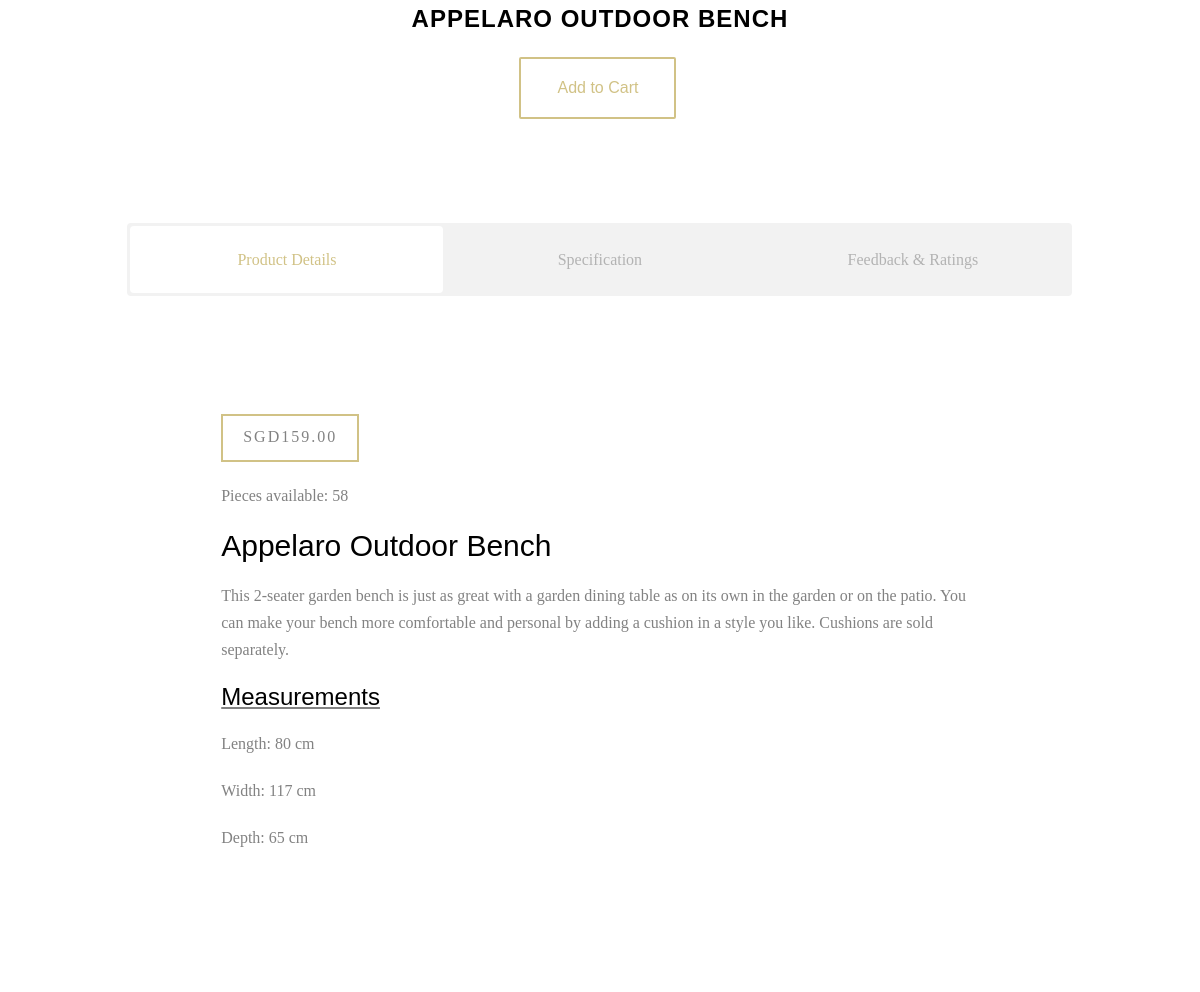
/product_details/1 (lower part), run on an earlier commit of the app's database.
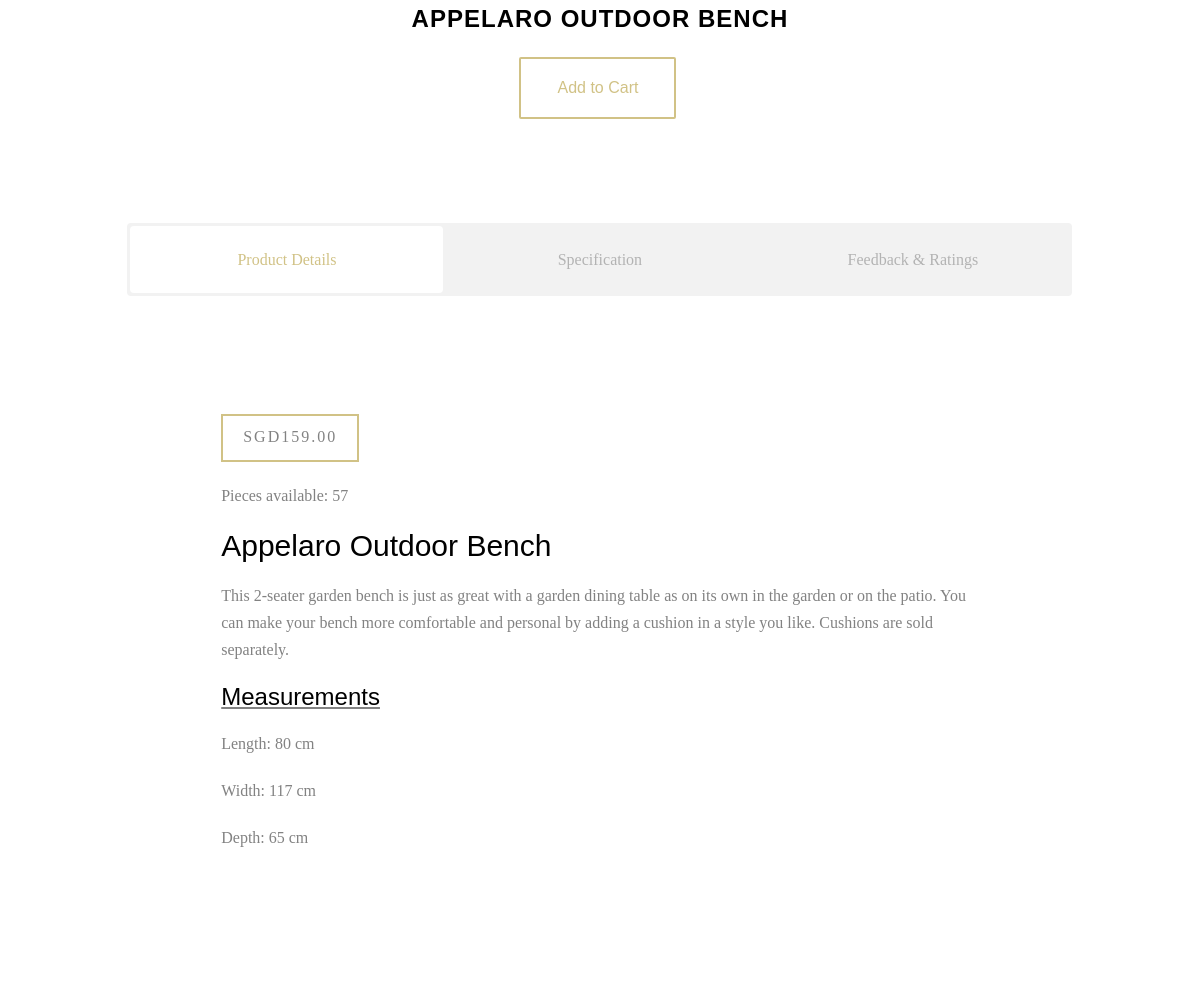
And on a later commit of the database.
### ecommercesite/database.py (models this page shows, shortened)
class Addproducts(db.Model):
    __searchable__ = ['name','description']
    id = db.Column(db.Integer, primary_key=True)
    name = db.Column(db.String(80), nullable=False)
    description = db.Column(db.Text, nullable=False)
    length = db.Column(db.Integer, nullable=False)
    width = db.Column(db.Integer, nullable=False)
    depth = db.Column(db.Integer, nullable=False)
    category_id = db.Column(db.Integer, db.ForeignKey('category.id'),nullable=False)
    category = db.relationship('Category',backref=db.backref('categories', lazy=True))
    price = db.Column(db.Numeric(10,2), nullable=False)
    stock = db.Column(db.Integer, nullable=False)
    pub_date = db.Column(db.DateTime, nullable=False,default=datetime.utcnow)
    image_1 = db.Column(db.String(150), nullable=False, default='product-single-1.jpg')
    image_2 = db.Column(db.String(150), nullable=False, default='product-single-2.jpg')
    image_3 = db.Column(db.String(150), nullable=False, default='product-single-3.jpg')
    image_4 = db.Column(db.String(150), nullable=False, default='product-single-4.jpg')
    image_5 = db.Column(db.String(150), nullable=False, default='product-single-5.jpg')

### ecommercesite/routes.py (the view)
@app.route('/product_details/<int:id>', methods=['GET', 'POST'])
def product_details(id):
    products = Addproducts.query.get_or_404(id)
    product_reviews = Review.query.filter_by(product_id=id)
    if current_user.is_authenticated:
        product_bought = Product_Bought.query.filter_by(user_id=current_user.id, product_id=id).first()
    else:
        product_bought = None
    form = AddReviewForm()
    if form.validate_on_submit():
        review = Review(user_review=form.review.data, product_id=id, author=current_user, rating=form.rating.data)
        db.session.add(review)
        db.session.commit()
        flash('Your review has been added!', 'success')
        return redirect(url_for('shop'))
    return render_template('product_details.html', title="Product Details", products=products, product_reviews=product_reviews ,form=form, product_bought=product_bought)

### ecommercesite/templates/product_details.html (shortened to what this page needs)
{% extends 'layout.html' %}
{% block content %}
<div id="fh5co-product">
    <div class="container">
        <div class="row">
            <div class="col-md-10 col-md-offset-1 animate-box">
                <div class="row animate-box">
                    <div class="col-md-8 col-md-offset-2 text-center fh5co-heading">
                        <h2>{{ products.name }}</h2>
                        {% if products.stock == 0 %}
                        <p>Out of Stock</p>
                        {% else %}
                        <p>
                            <a href="{{ url_for('add_to_cart', id=products.id)}}" class="btn btn-primary btn-outline btn-lg">Add to Cart</a>
                        </p>
                        {% endif %}
                    </div>
                </div>
            </div>
        </div>
        <div class="row">
            <div class="col-md-10 col-md-offset-1">
                <div class="fh5co-tabs animate-box">
                    <ul class="fh5co-tab-nav">
                        <li class="active"><a href="#" data-tab="1"><span class="icon visible-xs"></span><span class="hidden-xs">Product Details</span></a></li>
                        <li><a href="#" data-tab="2"><span class="icon visible-xs"></span><span class="hidden-xs">Specification</span></a></li>
                        <li><a href="#" data-tab="3"><span class="icon visible-xs"></span><span class="hidden-xs">Feedback &amp; Ratings</span></a></li>
                    </ul>
                    <div class="fh5co-tab-content-wrap">
                        <div class="fh5co-tab-content tab-content active" data-tab-content="1">
                            <div class="col-md-10 col-md-offset-1">
                                <span class="price">SGD{{ products.price }}</span>
                                <p> Pieces available: {{ products.stock }} </p>
                                <h2>{{ products.name }}</h2>
                                <p> {{ products.description }} </p>
                                <u><h3>Measurements</h3></u>
                                <p>Length: {{products.length}} cm</p>
                                <p>Width: {{products.width}} cm</p>
                                <p>Depth: {{products.depth}} cm</p>
                            </div>
                        </div>
                    </div>
                </div>
            </div>
        </div>
    </div>
</div>
{% endblock content %}

### ecommercesite/templates/layout.html (shortened to what this page needs)
<!DOCTYPE html>
<html>
	<head>
	<link rel="stylesheet" type="text/css" href="{{ url_for('static', filename='animate.css') }}">
	<link rel="stylesheet" type="text/css" href="{{ url_for('static', filename='icomoon.css') }}">
	<link rel="stylesheet" type="text/css" href="{{ url_for('static', filename='bootstrap.css') }}">
	<link rel="stylesheet" type="text/css" href="{{ url_for('static', filename='flexslider.css') }}">
	<link rel="stylesheet" type="text/css" href="{{ url_for('static', filename='owl.carousel.min.css') }}">
	<link rel="stylesheet" type="text/css" href="{{ url_for('static', filename='owl.theme.default.min.css') }}">
	<link rel="stylesheet" type="text/css" href="{{ url_for('static', filename='style.css') }}">
    </head>
    <body>
                <div>
                    {% block content %}
                    {% endblock content %}
                </div>
    </body>
</html>

### ecommercesite/static/style.css (style rules this page uses)
body { font-family: "Playfair Display", serif; font-weight: 400; font-size: 16px; line-height: 1.7; color: #828282; background: #fff; }
a { color: #d1c286; -webkit-transition: 0.5s; -o-transition: 0.5s; transition: 0.5s; }
p { margin-bottom: 20px; }
h1, h2, h3, h4, h5, h6, figure { color: #000; font-family: "Montserrat", Arial, sans-serif; font-weight: 400; margin: 0 0 20px 0; }
#fh5co-services, #fh5co-started, #fh5co-testimonial, #fh5co-started, #fh5co-product, #fh5co-about, #fh5co-contact, #fh5co-footer { padding: 7em 0; clear: both; }
.fh5co-tabs .fh5co-tab-nav { clear: both; margin: 0 0 3em 0; padding: 3px; float: left; width: 100%; background: #f2f2f2; -webkit-border-radius: 4px; -moz-border-radius: 4px; -ms-border-radius: 4px; border-radius: 4px; }
.fh5co-tabs .fh5co-tab-nav li { float: left; margin: 0; padding: 0; width: 33.33%; text-align: center; list-style: none; display: -moz-inline-stack; display: inline-block; zoom: 1; *display: inline; }
.fh5co-tabs .fh5co-tab-nav li a { padding: 20px; width: 100%; float: left; -webkit-border-radius: 4px; -moz-border-radius: 4px; -ms-border-radius: 4px; border-radius: 4px; color: #b3b3b3; }
.fh5co-tabs .fh5co-tab-nav li.active a { background: #fff; color: #d1c286; }
.fh5co-tabs .fh5co-tab-content-wrap { clear: both; position: relative; top: 70px; }
.fh5co-tabs .fh5co-tab-content-wrap .tab-content { position: absolute; top: 0; left: 0; width: 100%; opacity: 0; visibility: hidden; }
.fh5co-tabs .fh5co-tab-content-wrap .tab-content.active { opacity: 1; visibility: visible; }
.fh5co-tabs .fh5co-tab-content-wrap .tab-content .price { letter-spacing: 2px; border: 2px solid #d1c286; display: inline-block; margin-bottom: 20px; padding: 7px 20px 10px 20px; }
.fh5co-heading { margin-bottom: 5em; }
.fh5co-heading h2 { font-size: 24px; margin-bottom: 20px; line-height: 1.5; font-weight: bold; text-transform: uppercase; letter-spacing: 1px; color: #000; }
.fh5co-heading p { font-size: 18px; line-height: 1.5; color: #828282; }
.btn { margin-right: 4px; margin-bottom: 4px; font-family: "Montserrat", Arial, sans-serif; font-size: 16px; font-weight: 400; -webkit-border-radius: 2px; -moz-border-radius: 2px; -ms-border-radius: 2px; border-radius: 2px; -webkit-transition: 0.5s; -o-transition: 0.5s; transition: 0.5s; padding: 8px 20px; }
.btn.btn-lg { padding: 18px 36px !important; }
.btn-primary { background: #d1c286; color: #fff; border: 2px solid #d1c286; }
.btn-primary.btn-outline { background: transparent; color: #d1c286; border: 2px solid #d1c286; }
.btn-outline { background: none; border: 2px solid gray; font-size: 16px; -webkit-transition: 0.3s; -o-transition: 0.3s; transition: 0.3s; }
.js .animate-box { opacity: 0; }

What changed in the data, as far as the page shows it:
changed Addproducts "Appelaro Outdoor Bench": stock "58" → "57"
